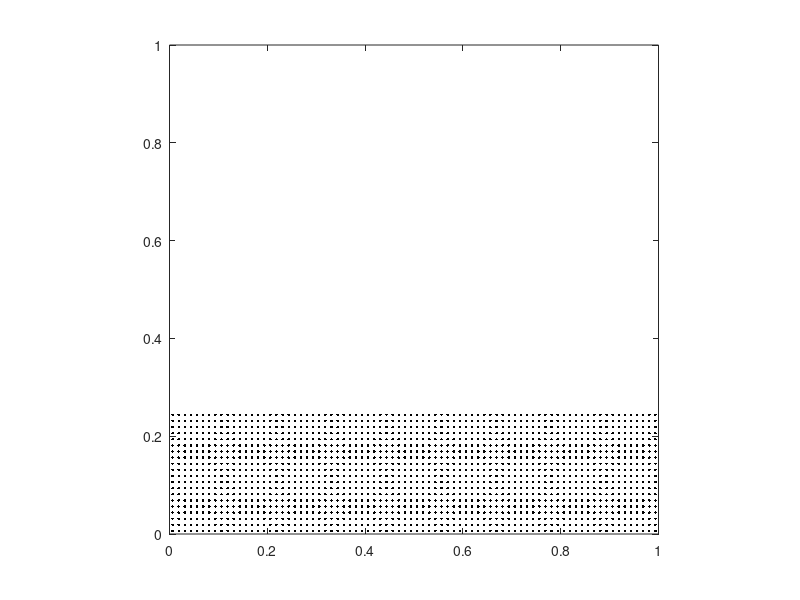

The MATLAB script that drew this image:
#!/usr/bin/env octave

p.rho = 1500;
p.E = 1e6;
p.nu = 0.3;
p.g = -0.8;
% p.Np = 4 * 2.5;
p.Np = 80;
p.N = 81;
p.rhop = 3;
p.tol = 1e-12;
p.T = 2;

% make an NxN computational grid
N = p.N;
Np = p.Np;
x = linspace(0,1,N);
y = linspace(0,1,N);
h = x(2)-x(1);
dt = 0.4*h*sqrt(p.rho/p.E);
T = p.T;
E = p.E;
nu = p.nu;
tol = p.tol;

Nn = N*N;

% set up material points
bar_w = 1.0; Nbx = Np; %
%bar_w = 0.25; Nbx = Np; %
% Nbx = ceil(p.rhop*bar_w/h);
%bar_h = 1.0; Nby = (bar_h/bar_w)*Nbx;
bar_h = 0.25; Nby = (bar_h/bar_w)*Nbx;

bxtmp = linspace(0, bar_w, Nbx+1);
% bar_x = (0.5 - bar_w/2) + bxtmp(1:end-1) + bxtmp(2)/2;
bar_x = 0.0 + bxtmp(1:end-1) + bxtmp(2)/2;
bytmp = linspace(0, bar_h, Nby+1);
bar_y = 0.0 + bytmp(1:end-1) + bytmp(2)/2;

% initialize position
Np = Nbx*Nby;
%xjitter = normrnd(0, 0.001, Nbx, Nby);
%yjitter = normrnd(0, 0.001, Nbx, Nby);
xjitter = zeros(Nby, Nbx);
yjitter = zeros(Nby, Nbx);
[xp, yp] = meshgrid(bar_x, bar_y);
xp = xp + xjitter;
yp = yp + yjitter;
%r = 0.1;
%rs = linspace(0, r,Nbx);
%ts = linspace(0, 2*pi, Nby+1);
%ts(end) = [];
%xp = 0.5 + rs'*cos(ts);
%yp = 0.5 + rs'*sin(ts);
%[X, Y] = meshgrid(x, y);

% initialize volume
vp = (bar_w/Nbx)*(bar_h/Nby)*ones(size(xp));
% vp = (pi*r^2/Np)*ones(size(xp));

% initialize mass
mp = p.rho*vp;

% initialize velocity
xp_t = 0*ones(size(xp));
yp_t = -0.0*ones(size(yp));

% initialize stress
sxxp = 0*ones(size(xp));
%sxyp = -p.rho * p.g * (xp - (bar_w / 2));
syyp = 0*ones(size(yp));
%sxxp = -p.rho * p.g * (yp - bar_h);
sxyp = 0*ones(size(yp));
%syyp = -p.rho * p.g * (yp - bar_h);

% initialize strain
exxp = zeros(size(xp));
exyp = zeros(size(yp));
eyyp = zeros(size(yp));

% initialize body forces
bxp = zeros(size(xp));
byp = p.g*ones(size(yp));

% plot material points
plot(xp, yp, '.k'); axis equal;
xlim([min(x), max(x)]);
ylim([min(y), max(y)]);

% dump starting config to text file
fp = fopen('generated_particles.txt', 'w');
fprintf(fp, '%d\n', numel(mp));
for i=1:numel(mp)
    fprintf(fp, '%g %g %g %g %g %g %g %g %g\n', mp(i), vp(i),
        xp(i), yp(i), xp_t(i), yp_t(i),
        sxxp(i), sxyp(i), syyp(i));
end
fclose(fp);

% grid file
fp = fopen('generated_grid.txt', 'w');
fprintf(fp, '%d\n', N);
fprintf(fp, '1\n');
fclose(fp);

% bc file
fp = fopen('bc.cfg', 'w');
fprintf(fp, 'dirichlet-bcs = {\n');
fprintf(fp, '};\n');
fprintf(fp, 'periodic-bcs = {\n');
fprintf(fp, '};\n');
